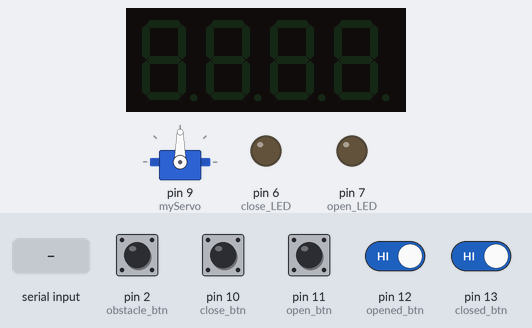
This sketch was run on a simulated Arduino Uno, built with avr-gcc and run on an emulated ATmega328P. Shown: servo, 4-digit seven-segment display, output pins drawn as LEDs (lit = HIGH). Inputs (shaded band) come from the test bench; at power-on: pin 2 (obstacle_btn), pin 10 (close_btn), pin 11 (open_btn), pin 12 (opened_btn), pin 13 (closed_btn) HIGH. What the sketch prints to the serial monitor is not drawn.

Above: at 1.2 s.
1.3 s: byte 90 received over Serial
At 2.2 s:
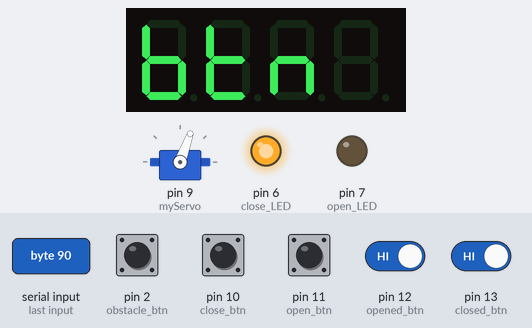
2.8 s: pin 2 (obstacle_btn) driven LOW
At 3.3 s:
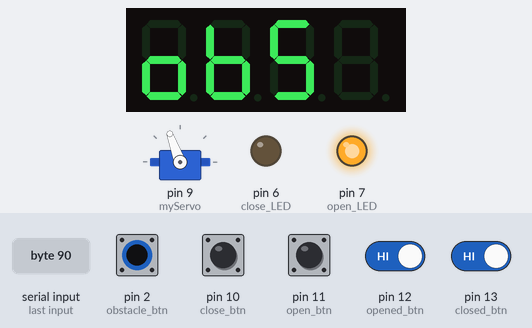
4.3 s: pin 12 (opened_btn) driven LOW and pin 13 (closed_btn) driven LOW
5.8 s: byte 30 received over Serial
7.3 s: byte 120 received over Serial
8.8 s: pin 2 (obstacle_btn) pulsed HIGH 2 times (0.12 s each, 0.3 s apart)
At 9.9 s:
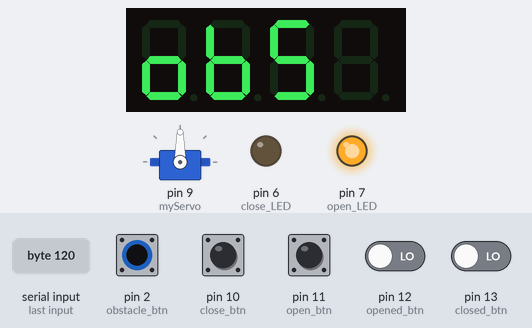
At 20.1 s:
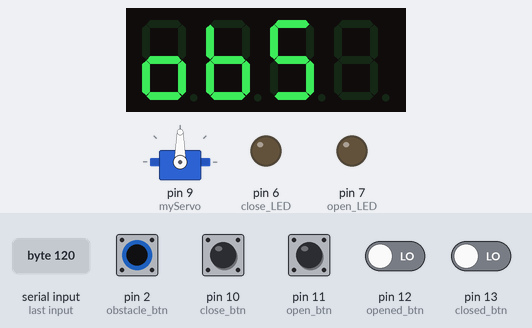
Timing chart, 0 to 20.7 s (numbered marks = the images above; inputs shaded):
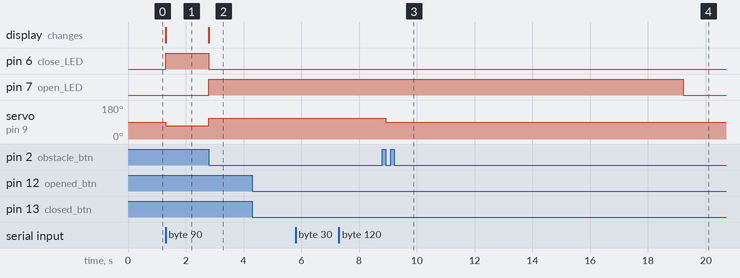

Measured:
- after the input at 1.3 s, pin 6 (close_LED): LOW → HIGH at once; servo on pin 9 (myServo): 90° → 70° at once; the display: first changes at once (image 1 shows a later state)
- after the input at 2.8 s, pin 6 (close_LED): HIGH → LOW at once; pin 7 (open_LED): LOW → HIGH at once; servo on pin 9 (myServo): 70° → 110° at once; the display: changes at once (image 2)
- after the input at 4.3 s, every drawn part: stays the same
- after the input at 5.8 s, every drawn part: stays the same
- after the input at 7.3 s, every drawn part: stays the same
- after the input at 8.8 s, pin 7 (open_LED): HIGH → LOW after 10.4 s instead of 4.0 s; servo on pin 9 (myServo): 110° → 90° after 0.12 s instead of 4.0 s

The sketch:

ardu.ino
```cpp
#include <Servo.h>
#include <SevSeg.h>
#define bool unsigned char
#define false 0
#define true 1

Servo myServo; // Servo 객체 생성
SevSeg sevseg; // seven segment 객체 생성
uint8_t segs[4]; // 4bit 7-segment에 들어갈 데이터

const byte closed_btn = 13; // 선루프가 완전히 닫혔을 때 눌리는 버튼
const byte opened_btn = 12; // 선루프가 완전히 열렸을 때 눌리는 버튼
const byte close_btn = 10; // 닫힘 버튼
const byte open_btn = 11; // 열림 버튼
const byte obstacle_btn = 2; // 손끼임 측정 버튼
volatile int open_LED = 7; // 모터가 열리는 방향으로 돌면 켜지는 LED
volatile int close_LED = 6; // 모터가 닫히는 방향으로 돌면 켜지는 LED

volatile int direction = 1; // 선루프 방향, 1이면 열림 방향, 0이면 닫힘 방향
volatile int isCollision = 0; // 손끼임 감지 상태, 1이면 감지, 다 열고서도 3초 동안 true로 유지.
bool isOpened = false, isMoving = false, letsOpen = false, letsClose = false;
unsigned char priority = 0;
unsigned char inProgress = 0; // 수행중인 움직임
unsigned long collisionTime, currentTime;

void setup() {
  // 모터 구동 setup
  myServo.attach(9); // 9번핀에 서보모터 장착
  //버튼들 핀 설정, 풀업저항이 걸려있음
  pinMode(closed_btn, INPUT_PULLUP);
  pinMode(opened_btn, INPUT_PULLUP);
  pinMode(close_btn, INPUT_PULLUP);
  pinMode(open_btn, INPUT_PULLUP);
  pinMode(obstacle_btn, INPUT_PULLUP);
  pinMode(open_LED, OUTPUT);
  pinMode(close_LED, OUTPUT);

  //손끼임 방지버튼을 인터럽트로 처리, 손끼임 감지버튼이 HIGH -> LOW 되면 호출
  attachInterrupt(digitalPinToInterrupt(obstacle_btn), gotObstacle, FALLING);

  //FND setup
  byte numDigits = 4;
  byte digitPins[] = {8, 3, 1, A5}; // 4자리를 선정하는 비트
  byte segmentPins[] = {5, 0, A3, A1, A0, 4, A4, A2}; //각 자리의 led 하나씩을 선정하는 비트
  sevseg.begin(COMMON_CATHODE, numDigits, digitPins, segmentPins);
  sevseg.setBrightness(90);
  controlFND(-1); // blank
  sevseg.setSegments(segs);
  sevseg.refreshDisplay(); // controlFND() 후 refreshDisplay()를 실행해야 문자가 표시됨

  Serial.begin(9600, SERIAL_8N1); // baudrate 9600, data 8bit, 정지비트 1bit.
}

void loop() {

  // 자석스위치 끝에 닿으면 동작 종료 및 동작 종료 메세지 발송
  if (letsOpen && digitalRead(opened_btn) == LOW) {
      letsOpen = false;
      reply(inProgress, true, true);
      inProgress = 0;
  } else if (letsClose && digitalRead(closed_btn) == LOW) {
      letsClose = false;
      reply(inProgress, true, true);
      inProgress = 0;
  }

  // isOpened 제어, opened_btn 눌려있으면 열렸다 처리
  if (digitalRead(opened_btn) == LOW) isOpened = true;
  else if (digitalRead(closed_btn) == LOW) isOpened = false;

  // 10초 내에 손끼임이 발생했었다면
  if(isCollision == 1){

    //선루프가 완전히 닫힐때까지(opened_btn이 눌릴때까지)
    //열리는 방향으로 선루프 제어
    while(digitalRead(opened_btn) == HIGH) open();

    //손끼임 발생 후 10초 내에는 닫히지 않음
    currentTime = millis();
    if (currentTime >= collisionTime + 10000) {
      isCollision = 0;
    }
  }

  //손끼임이 발생하지 않았다면
  else {
    // 사용자가 두 버튼을 다 누르면 모터 정지
    if(digitalRead(open_btn) == LOW && digitalRead(close_btn) == LOW) stop();
    //사용자가 열림버튼만 눌렀거나 라즈베리 파이 지시로 열고 있는 중이라면
    else if(digitalRead(open_btn) == LOW || letsOpen) {
      //선루프가 완전히 열려있지 않다면
      if(digitalRead(opened_btn) == HIGH) {
        priority = 14 << 3;
        controlFND(priority); // FND 제어
        sevseg.setSegments(segs);
        sevseg.refreshDisplay();
        open();
      }
      //선루프가 완전히 열려있다면
      else stop();
    }

    //사용자가 닫힘버튼만 눌렀거나 라즈베리 파이 지시로 닫고 있는 중이라면
    else if(digitalRead(close_btn) == LOW || letsClose){
      //선루프가 완전히 닫혀있지 않다면
      if(digitalRead(closed_btn) == HIGH) {
        priority = 14 << 3;
        controlFND(priority); // FND 제어
        sevseg.setSegments(segs);
        sevseg.refreshDisplay();
        close();
      }

      //선루프가 완전히 닫혀있다면
      else stop();
    }

    //사용자가 아무버튼도 누르지 않는다면 모터 정지
    else if(digitalRead(open_btn) == HIGH && digitalRead(close_btn) == HIGH) stop();
  }
}

// **************
// 동작 함수
// **************

// 인터럽트가 발생하면 실행되는 함수
void gotObstacle() {
  priority = 15 << 3;
  controlFND(priority); // FND 제어
  sevseg.setSegments(segs);
  sevseg.refreshDisplay();

  myServo.write(90); // 서보모터를 중지
  isMoving = false;
  isCollision = 1; // 손끼임 상태를 1로 바꿈
  collisionTime = millis(); // 부딪친 시간 확인
}

// 선루프를 여는 함수
void open() {
  direction = 1;
  myServo.write(90 + (20 * direction));
  isMoving = true;

  //열리는 led를 키고 닫히는 led를 끔
  digitalWrite(open_LED, HIGH);
  digitalWrite(close_LED, LOW);
}

//선루프를 닫는 함수
void close() {
  //닫힘방향으로 선루프를 닫음
  direction = -1;
  myServo.write(90 + (20 * direction));
  isMoving = true;

  //열리는 led를 끄고 닫히는 led를 켬
  digitalWrite(open_LED, LOW);
  digitalWrite(close_LED, HIGH);
}

//선루프를 정지하는 함수
void stop() {
  myServo.write(90); // 모터 정지
  isMoving = false;
  digitalWrite(open_LED, LOW);
  digitalWrite(close_LED, LOW);
}

void controlFND(int currentPriority){
  //현재 우선순위 그에 맞는 led를 표시해주는 함수
  // 15 << 3 : 손끼임 (obstacle)
  // 14 << 3 : 사용자 입력 (user)
  // 13 << 3 : 침수 (flooding)
  // 12 << 3 : 비 (rain)
  // 11 << 3 : 미세먼지 (dust)
  // 10 << 3 : 온도 (닫아)
  // 9 << 3 : 온도 (열어)

  switch (currentPriority) {
    case 15 << 3: //obs
      segs[0] = 92;
      segs[1] = 124;
      segs[2] = 109;
      segs[3] = 0;
      break;
    case 14 << 3: //btn
      segs[0] = 124;
      segs[1] = 120;
      segs[2] = 84;
      segs[3] = 0;
      break;
    case 13 << 3: // flod
      segs[0] = 113;
      segs[1] = 56;
      segs[2] = 92;
      segs[3] = 94;
      break;
    case 12 << 3: // rain
      segs[0] = 80;
      segs[1] = 119;
      segs[2] = 6;
      segs[3] = 84;
      break;
    case 11 << 3: // dust
      segs[0] = 94;
      segs[1] = 28;
      segs[2] = 109;
      segs[3] = 120;
      break;
    case 10 << 3: // Cool
      segs[0] = 57;
      segs[1] = 92;
      segs[2] = 92;
      segs[3] = 56;
      break;
    case 9 << 3: // Hot
      segs[0] = 118;
      segs[1] = 92;
      segs[2] = 120;
      segs[3] = 0;
      break;
    default:
      segs[0] = segs[1] = segs[2] = segs[3] = 0;
      break;
  }
}

// **************
// 이하 통신 함수
// **************

void serialEvent(){ // 메세지가 들어와야 움직입니다
  // 들어온 명령과 현재 아두이노의 상태를 비교해서 명령을 따르거나 거부합니다.
  // 명령을 따를 경우 모터를 움직이고, FND를 조작하고, 답장용 메시지를 만들어 답장을 합니다.
  // 명령을 거부할 경우 답장용 메시지를 만들어 답장을 합니다.

  unsigned char received = Serial.read();
  if (!urgentThan(received) && !sameDir(received)) {
    inProgress = received;
    // 동작 개시를 알리는 메세지 발송
    reply(received, false, true);

    // FND 제어
    priority = received & (15 << 3);
    controlFND(priority);
    sevseg.setSegments(segs);
    sevseg.refreshDisplay();

    // 모터 제어
    bool dir = false; // 여는 것이 1, 닫는 것이 0
    if (received & (1 << 2)) dir = true;
    if (dir) letsOpen = true;
    else letsClose = true;

  }
  else reply(received, true, false);
}

// 송신코드
void reply(unsigned char received, bool isDone, bool isObey) {
  unsigned char msg = received;
  if (isDone) msg |= 1 << 7;
  if (isOpened) msg |= 1 << 2;
  if (isMoving) msg |= 1 << 1;
  if (isObey) msg |= 1;
  Serial.write(msg);
}

bool urgentThan(unsigned char received) {
  // 라즈베리 파이의 명령과 아두이노의 우선순위를 비교합니다.
  return priority >= (received & (15 << 3)) ? true : false;
}

bool sameDir(unsigned char received) {
  // 열라는 명령 -> isOpened != isMoving 면 무시, 같으면 수행 / 닫으라는 명령이면 반대
  bool order = false;
  if (1 << 2 & received) order = true;
  bool target = (isOpened == isMoving) ? true : false;
  return (order == target) ? true : false;
}
```
